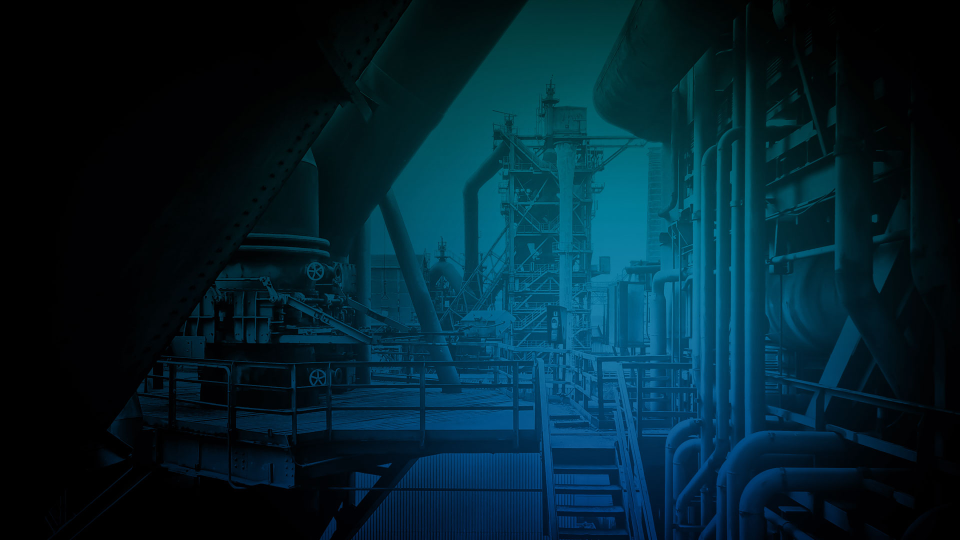
#> input picture assets-src/brt-home.jpg, 1920 x 1080 px (shown at 1/2 size); its folder holds 6 pictures in this run
$ python build-images.py
#> lines starting #> are read from the running program, lines starting #| are printed output that depends on the picture
"""Genera le immagini ottimizzate (AVIF + WebP) in public/images a partire da assets-src/."""
from pathlib import Path
from PIL import Image

ROOT = Path(__file__).resolve().parent.parent
SRC = ROOT / "assets-src"
OUT = ROOT / "public" / "images"
OUT.mkdir(parents=True, exist_ok=True)

# Sfondi delle sezioni (1920x1080) e foto dei lavori (1000px)
BACKGROUNDS = ["home", "about", "services", "projects", "contacts"]
SIZES_BG = [960, 1600, 1920]
SIZES_WORK = [640, 1000]


def export(img: Image.Image, name: str, widths: list[int]) -> None:
    for w in widths:
        h = round(img.height * w / img.width)
        resized = img.resize((w, h), Image.LANCZOS) if w < img.width else img
        resized.save(OUT / f"{name}-{w}.avif", quality=58, speed=4)
        resized.save(OUT / f"{name}-{w}.webp", quality=80, method=6)


for key in BACKGROUNDS:
    export(Image.open(SRC / f"brt-{key}.jpg").convert("RGB"), key, SIZES_BG)
#> the loop in export, `for w in widths:` made 3 passes
#> (w, h) on passes 1 to 3: (960, 540), (1600, 900), (1920, 1080)
#> pass 1, in export, `resized = img.resize((w, h), Image.LANCZOS) if w < img.width else img`:
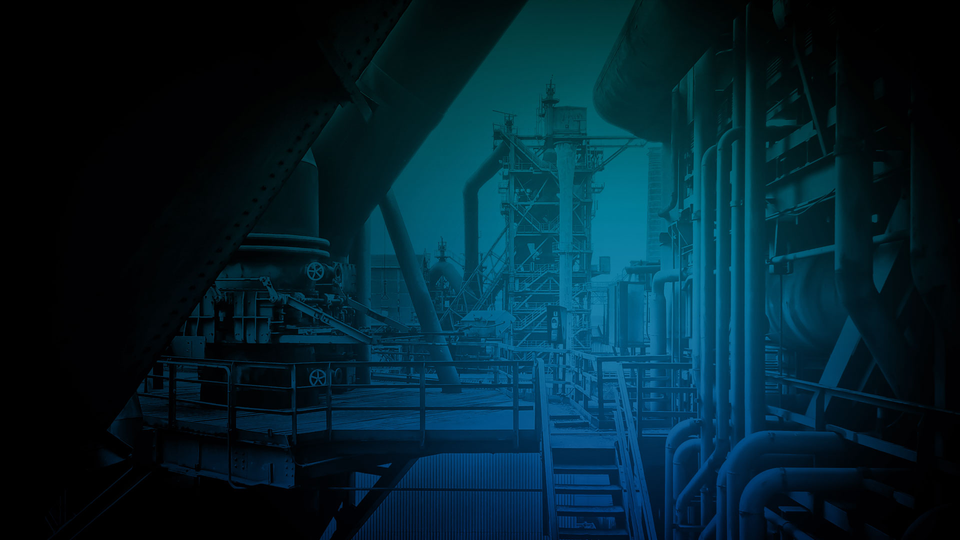
#> resized: PIL image 960x540 RGB; mean R, G, B 1.7, 33.5, 46.3
#> in export, resized is the input picture: PIL image 1920x1080 RGB; mean R, G, B 1.7, 33.5, 46.3
#> (the run stopped early here; a loop or call above may not have finished)
